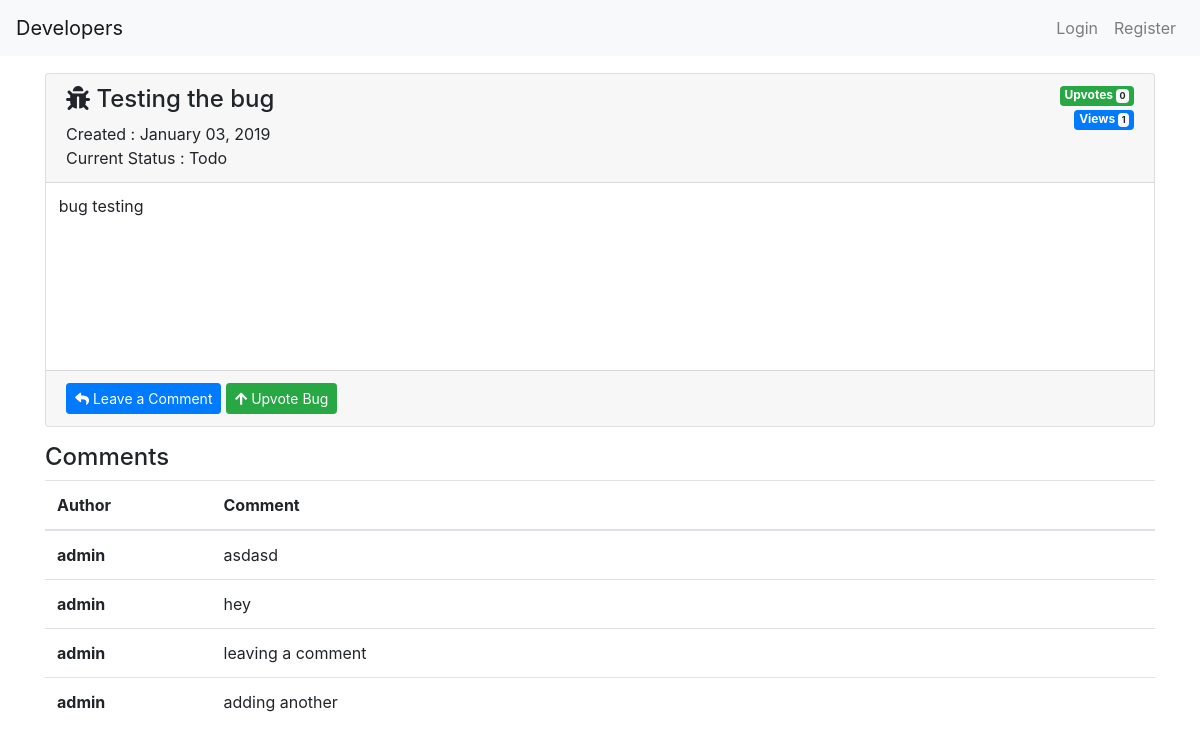
/bug/preview_bug/18/, run on an earlier commit of the app's database.
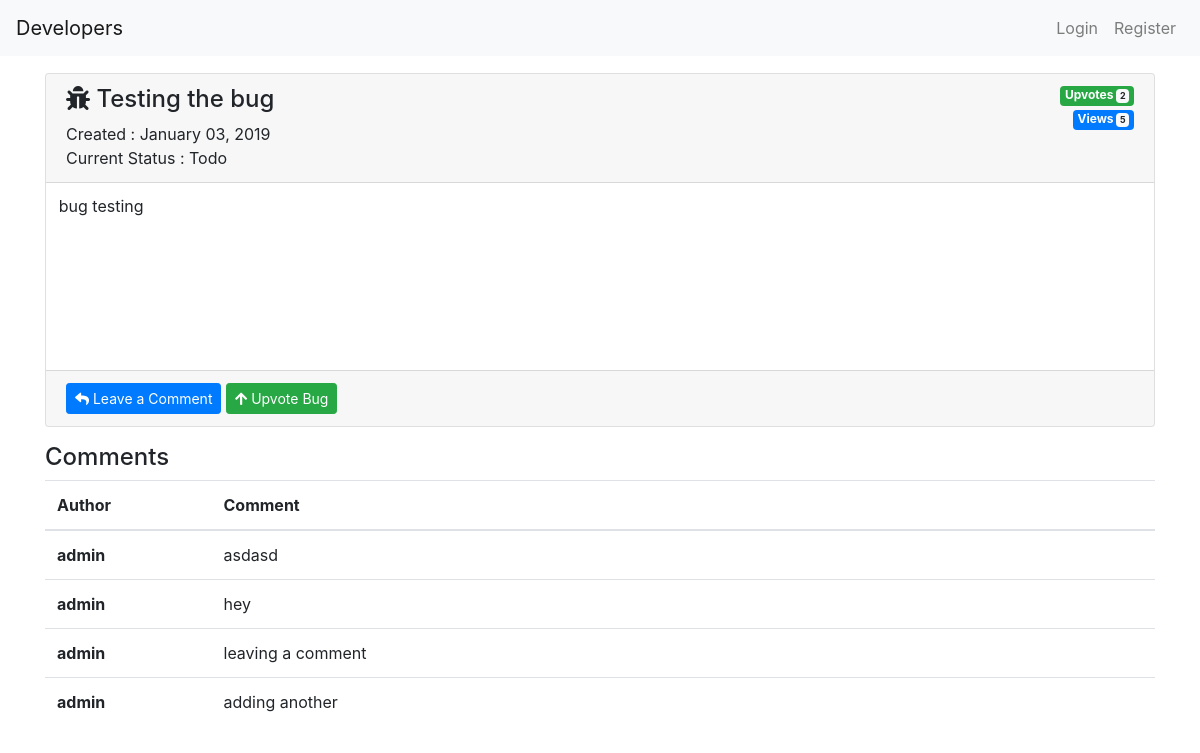
And on a later commit of the database.
### bug/models.py (models this page shows)
class Bug(models.Model):
    app_choices = [
         ("Doing", "Doing"),
         ("Done", "Done")
     ]
    title = models.CharField(max_length=100)
    description = models.TextField()
    created_date = models.DateTimeField(default=timezone.now)
    views = models.IntegerField(default=0)
    upvotes = models.IntegerField(default=0)
    price = models.DecimalField(max_digits=6, decimal_places=2, default=0)
    author = models.ForeignKey(User, on_delete=models.CASCADE)
    assigned = models.CharField(max_length=100, default="")
    status = models.CharField(max_length=10, choices=app_choices, default="Todo")
    def __str__(self):
        return self.title

### bug/views.py (the view)
# urls.py: url(r'preview_bug/(?P<id>\d+)/', preview_bug, name="preview_bug"),
def preview_bug(request, id):
    bug = get_object_or_404(Bug, pk=id)
    bug.views += 1
    all_comments = BugComment.objects.filter(bug=bug)
    if request.method == "POST":
        comment = Comment_form(request.POST)
        if comment.is_valid():
            comments = comment.save(commit=False)
            comments.bug = bug
            comments.author = request.user
            comments.save()
            return redirect(preview_bug, bug.id)
    else:
        comment = Comment_form()
        context = {
            "bug": bug,
            "comment": comment,
            "comments": all_comments,
            }
    return render(request, "preview_bug.html", context)

### bug/models.py (called while the page is built)
    def __str__(self):
        return self.comment

### bug/templates/preview_bug.html (shortened to what this page needs)
{% extends "base.html" %}
{% load crispy_forms_tags %}
{% block content %}
<div class="container">
    <div class="card">
        <div class="card-header">
            <div>
                <span class="badge badge-success float-right">Upvotes
                    <span class="badge badge-light">
                            {{ bug.upvotes }}
                    </span>
                </span>
                <br>
                <span class="badge badge-primary float-right">Views
                    <span class="badge badge-light">
                            {{ bug.views }}
                    </span>
                </span>
            </div>
            <h4 class="card-preview-title">
                <i class="fas fa-bug"></i>
                {{ bug|capfirst }}
            </h4>
            <span class="mt-2">Created : {{ bug.created_date|date:"F d, Y" }}</span>
            <br>
            <span class="mt-2">Current Status : {{ bug.status }}</span>
            <br>
        </div>
        <div class="card-body">
            <p class="card-text">{{ bug.description }}</p>
        </div>
        <div class="card-footer text-muted">
           <button type="button" id="profile-edit" class="btn btn-primary btn-sm"
                        data-toggle="collapse" data-target="#collapseComment" aria-expanded="false" aria-controls="collapseComment">
                <i class="fa fa-reply" aria-hidden="true"></i>
                Leave a Comment
            </button>
            <a href="{% url 'upvote_bug' bug.id %}" class="btn btn-sm btn-success">
                <i class="fa fa-arrow-up" aria-hidden="true"></i>
                Upvote Bug
                </a>
        </div>
    </div>
    <h4 class="mt-3">Comments</h4>
    <table class="table">
        <thead>
            <tr>
                <th scope="col">Author</th>
                <th style=" width: 85%;"scope="col">Comment</th>
            </tr>
        </thead>
        <tbody>
            {% for comment in comments %}
                <tr>
                    <th scope="row">
                        {{ comment.author }}
                    </th>
                    <td>
                        {{ comment }}
                    </td>
                </tr>
            {% endfor%}
        </tbody>
    </table>
</div>
{% endblock %}

What changed in the data, as far as the page shows it:
changed Bug "Testing the bug": upvotes "0" → "2"; views "1" → "5"
